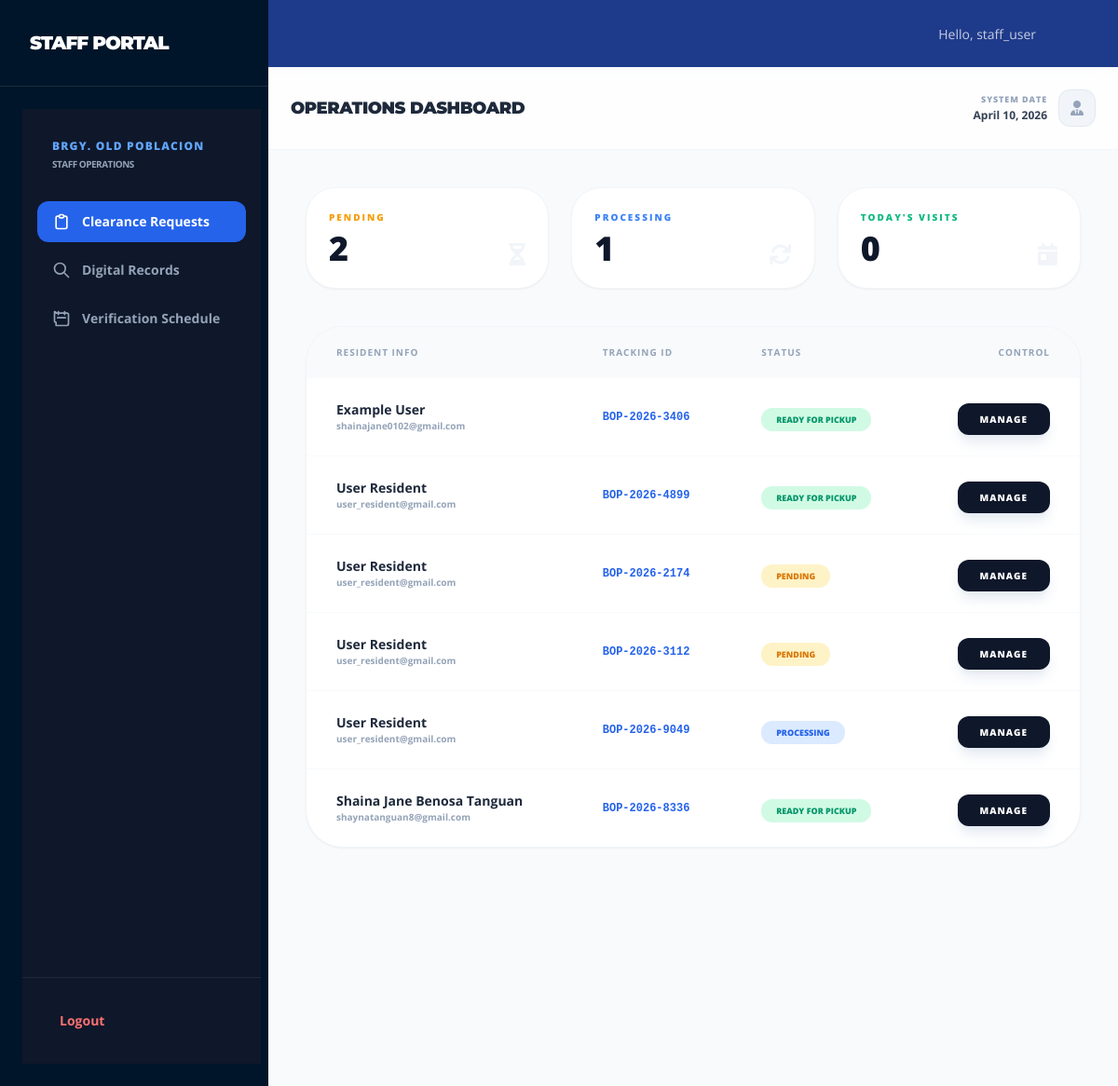
Screenshot of /staff/dashboard.php (signed in) with the database file from the repository.
### tables this page shows
CREATE TABLE `clearance_requests` (
  `id` int(11) NOT NULL,
  `resident_id` int(11) NOT NULL,
  `tracking_no` varchar(20) NOT NULL,
  `resident_name` varchar(100) NOT NULL,
  `document_type` varchar(100) DEFAULT NULL,
  `contact_no` varchar(20) NOT NULL,
  `email` varchar(100) DEFAULT NULL,
  `purpose` varchar(100) DEFAULT NULL,
  `status` enum('Pending','Processing','Ready for Pickup','Released') DEFAULT 'Pending',
  `applied_at` timestamp NOT NULL DEFAULT current_timestamp(),
  `updated_at` timestamp NOT NULL DEFAULT current_timestamp() ON UPDATE current_timestamp(),
  `verification_date` date DEFAULT NULL
);

CREATE TABLE `residents` (
  `id` int(11) NOT NULL,
  `full_name` varchar(100) NOT NULL,
  `email` varchar(100) NOT NULL,
  `password` varchar(255) NOT NULL,
  `contact_no` varchar(20) DEFAULT NULL,
  `address` text DEFAULT NULL,
  `created_at` timestamp NOT NULL DEFAULT current_timestamp()
);

### staff/dashboard.php (the view, shortened to what this page needs)
<?php
require_once('../includes/config.php');
include('../includes/header.php');
$pending = $conn->query("SELECT id FROM clearance_requests WHERE status='Pending'")->num_rows;
$processing = $conn->query("SELECT id FROM clearance_requests WHERE status='Processing'")->num_rows;
$today_apts = $conn->query("SELECT id FROM appointments WHERE appointment_date = CURDATE()")->num_rows;
$query = "SELECT c.*, r.full_name AS resident_name, r.email AS resident_email
          FROM clearance_requests c
          JOIN residents r ON c.resident_id = r.id
          ORDER BY c.applied_at DESC LIMIT 10";
$res = $conn->query($query);
?>
<!DOCTYPE html>
<html lang="en">
<head>
    <script src="https://cdn.tailwindcss.com"></script>
    <link href="https://cdnjs.cloudflare.com/ajax/libs/font-awesome/6.0.0/css/all.min.css" rel="stylesheet">
</head>
<body class="bg-[#F8FAFC] antialiased text-slate-900" x-data="{ mobileMenu: false }">
    <aside class="hidden lg:flex flex-col w-72 bg-[#001529] h-screen fixed left-0 top-0 text-white z-50">
        <div class="p-8 border-b border-white/10">
            <h1 class="heading text-xl font-black tracking-tighter uppercase">STAFF PORTAL</h1>
        </div>
        <nav class="flex-1 p-6 space-y-2">
            <?php include('../includes/staff_sidebar.php'); ?>
        </nav>
    </aside>
            <?php include('../includes/staff_sidebar.php'); ?>
    <main class="lg:ml-72 min-h-screen flex flex-col pb-24 lg:pb-0">
        <header class="bg-white/80 backdrop-blur-md sticky top-0 z-40 border-b border-slate-100 p-4 md:p-6 flex justify-between items-center">
            <div>
                <h2 class="heading text-lg font-black text-slate-800 lg:block hidden tracking-tight uppercase">Operations Dashboard</h2>
            </div>
            <div class="flex items-center gap-3">
                <div class="text-right hidden sm:block">
                    <p class="text-[9px] font-black text-slate-400 uppercase tracking-widest mb-0.5">System Date</p>
                    <p class="text-xs font-bold text-slate-700"><?php echo date('F d, Y'); ?></p>
                </div>
                <div class="w-10 h-10 bg-slate-100 rounded-xl flex items-center justify-center text-slate-400 border border-slate-200">
                    <i class="fas fa-user-tie"></i>
                </div>
            </div>
        </header>
        <div class="p-5 md:p-10 max-w-7xl mx-auto w-full">
            <section class="grid grid-cols-2 lg:grid-cols-3 gap-4 md:gap-6 mb-10">
                <div class="bg-white p-6 rounded-[2rem] border border-slate-100 shadow-sm">
                    <p class="text-[10px] font-black uppercase text-amber-500 tracking-[0.2em] mb-2">Pending</p>
                    <div class="flex items-end justify-between">
                        <h3 class="text-4xl font-black text-slate-900 leading-none"><?php echo $pending; ?></h3>
                        <i class="fas fa-hourglass-half text-slate-100 text-2xl"></i>
                    </div>
                </div>
                <div class="bg-white p-6 rounded-[2rem] border border-slate-100 shadow-sm">
                    <p class="text-[10px] font-black uppercase text-blue-500 tracking-[0.2em] mb-2">Processing</p>
                    <div class="flex items-end justify-between">
                        <h3 class="text-4xl font-black text-slate-900 leading-none"><?php echo $processing; ?></h3>
                        <i class="fas fa-sync text-slate-100 text-2xl"></i>
                    </div>
                </div>
                <div class="bg-white p-6 rounded-[2rem] border border-slate-100 shadow-sm col-span-2 lg:col-span-1">
                    <p class="text-[10px] font-black uppercase text-emerald-500 tracking-[0.2em] mb-2">Today's Visits</p>
                    <div class="flex items-end justify-between">
                        <h3 class="text-4xl font-black text-slate-900 leading-none"><?php echo $today_apts; ?></h3>
                        <i class="fas fa-calendar-day text-slate-100 text-2xl"></i>
                    </div>
                </div>
            </section>
            <section class="bg-white rounded-[2.5rem] border border-slate-100 shadow-sm overflow-hidden">
                <div class="hidden md:block overflow-x-auto">
                    <table class="w-full text-left">
                        <thead class="bg-slate-50 text-[10px] font-black uppercase text-slate-400 tracking-widest">
                            <tr>
                                <th class="px-8 py-5">Resident Info</th>
                                <th class="px-8 py-5">Tracking ID</th>
                                <th class="px-8 py-5">Status</th>
                                <th class="px-8 py-5 text-right">Control</th>
                            </tr>
                        </thead>
                        <tbody class="divide-y divide-slate-50">
                            <?php if($res->num_rows > 0): while($row = $res->fetch_assoc()): ?>
                            <tr class="hover:bg-slate-50 transition-colors group">
                                <td class="px-8 py-6">
                                    <p class="font-bold text-slate-800 text-sm"><?php echo htmlspecialchars($row['resident_name']); ?></p>
                                    <p class="text-[10px] text-slate-400 font-bold"><?php echo htmlspecialchars($row['resident_email']); ?></p>
                                </td>
                                <td class="px-8 py-6 font-mono text-xs font-bold text-blue-600"><?php echo $row['tracking_no']; ?></td>
                                <td class="px-8 py-6">
                                    <?php
                                        $s = $row['status'];
                                        $c = ($s == 'Pending') ? 'bg-amber-100 text-amber-600' : (($s == 'Processing') ? 'bg-blue-100 text-blue-600' : 'bg-emerald-100 text-emerald-600');
                                    ?>
                                    <span class="px-4 py-1.5 rounded-xl text-[9px] font-black uppercase <?php echo $c; ?>"><?php echo $s; ?></span>
                                </td>
                                <td class="px-8 py-6 text-right">
                                    <a href="update_status.php?id=<?php echo $row['id']; ?>" class="bg-slate-900 text-white px-6 py-2.5 rounded-xl text-[10px] font-black uppercase tracking-widest hover:bg-blue-600 transition-all shadow-lg shadow-slate-200">Manage</a>
                                </td>
                            </tr>
                            <?php endwhile; endif; ?>
                        </tbody>
                    </table>
                </div>
            </section>
        </div>
    </main>
</body>
</html>

### includes/header.php (shortened to what this page needs)
<!DOCTYPE html>
<html lang="en">
<head>
    <script src="https://cdn.tailwindcss.com"></script>
</head>
<body class="bg-gray-50">
    <nav class="bg-blue-900 text-white p-4 shadow-md">
        <div class="container mx-auto flex justify-between items-center">
<a href="dashboard.php" class="flex items-center gap-3 active:scale-95 transition-transform">
</a>            <div class="space-x-4">
                <?php if(isset($_SESSION['role'])): ?>
                    <span class="text-sm opacity-75">Hello, <?php echo $_SESSION['username'] ?? 'User'; ?></span>
                <?php endif; ?>
            </div>
        </div>
    </nav>

### includes/staff_sidebar.php
<aside class="w-64 bg-slate-900 flex flex-col h-full text-white">
    <div class="p-8">
        <h2 class="text-xs font-black text-blue-400 uppercase tracking-widest mb-1">Brgy. Old Poblacion</h2>
        <p class="text-[10px] text-slate-400 font-bold uppercase tracking-tighter">Staff Operations</p>
    </div>
    <nav class="flex-1 px-4 space-y-2">
        <a href="dashboard.php" class="flex items-center gap-3 px-4 py-3 text-sm font-bold rounded-xl transition-all <?php echo basename($_SERVER['PHP_SELF']) == 'dashboard.php' ? 'bg-blue-600 text-white' : 'text-slate-400 hover:bg-slate-800 hover:text-white'; ?>">
            <svg xmlns="http://www.w3.org/2000/svg" class="h-5 w-5" fill="none" viewBox="0 0 24 24" stroke="currentColor">
                <path stroke-linecap="round" stroke-linejoin="round" stroke-width="2" d="M9 5H7a2 2 0 00-2 2v12a2 2 0 002 2h10a2 2 0 002-2V7a2 2 0 00-2-2h-2M9 5a2 2 0 002 2h2a2 2 0 002-2M9 5a2 2 0 012-2h2a2 2 0 012 2" />
            </svg>
            Clearance Requests
        </a>
        <a href="records.php" class="flex items-center gap-3 px-4 py-3 text-sm font-bold rounded-xl transition-all <?php echo basename($_SERVER['PHP_SELF']) == 'records.php' ? 'bg-blue-600 text-white' : 'text-slate-400 hover:bg-slate-800 hover:text-white'; ?>">
            <svg xmlns="http://www.w3.org/2000/svg" class="h-5 w-5" fill="none" viewBox="0 0 24 24" stroke="currentColor">
                <path stroke-linecap="round" stroke-linejoin="round" stroke-width="2" d="M21 21l-6-6m2-5a7 7 0 11-14 0 7 7 0 0114 0z" />
            </svg>
            Digital Records
        </a>
        <a href="schedule.php" class="flex items-center gap-3 px-4 py-3 text-sm font-bold rounded-xl transition-all <?php echo basename($_SERVER['PHP_SELF']) == 'schedule.php' ? 'bg-blue-600 text-white' : 'text-slate-400 hover:bg-slate-800 hover:text-white'; ?>">
            <svg xmlns="http://www.w3.org/2000/svg" class="h-5 w-5" fill="none" viewBox="0 0 24 24" stroke="currentColor">
                <path stroke-linecap="round" stroke-linejoin="round" stroke-width="2" d="M8 7V3m8 4V3m-9 8h10M5 21h14a2 2 0 002-2V7a2 2 0 00-2-2H5a2 2 0 00-2-2v12a2 2 0 002 2z" />
            </svg>
            Verification Schedule
        </a>
    </nav>
    <div class="p-6 border-t border-slate-800">
        <a href="../logout.php" class="flex items-center gap-3 px-4 py-3 text-sm font-bold text-red-400 hover:bg-red-900/20 rounded-xl transition-all">
            Logout
        </a>
    </div>
</aside>

### staff/dashboard.php (style rules this page uses)
body { font-family: 'Open Sans', sans-serif; }
.heading { font-family: 'Montserrat', sans-serif; }

### rows the page displays
clearance_requests: resident.full_name "Example User", resident.email "shainajane0102@gmail.com", tracking_no "BOP-2026-3406", status "READY FOR PICKUP"
clearance_requests: resident.full_name "User Resident", resident.email "user_resident@gmail.com", tracking_no "BOP-2026-4899", status "READY FOR PICKUP"
clearance_requests: resident.full_name "User Resident", resident.email "user_resident@gmail.com", tracking_no "BOP-2026-2174", status "PENDING"
clearance_requests: resident.full_name "User Resident", resident.email "user_resident@gmail.com", tracking_no "BOP-2026-3112", status "PENDING"
clearance_requests: resident.full_name "User Resident", resident.email "user_resident@gmail.com", tracking_no "BOP-2026-9049", status "PROCESSING"
clearance_requests: resident.full_name "Shaina Jane Benosa Tanguan", resident.email "shaynatanguan8@gmail.com", tracking_no "BOP-2026-8336", status "READY FOR PICKUP"

### other values shown
$_SESSION['username'] "staff_user"
$pending "2"
$processing "1"
$today_apts "0"
